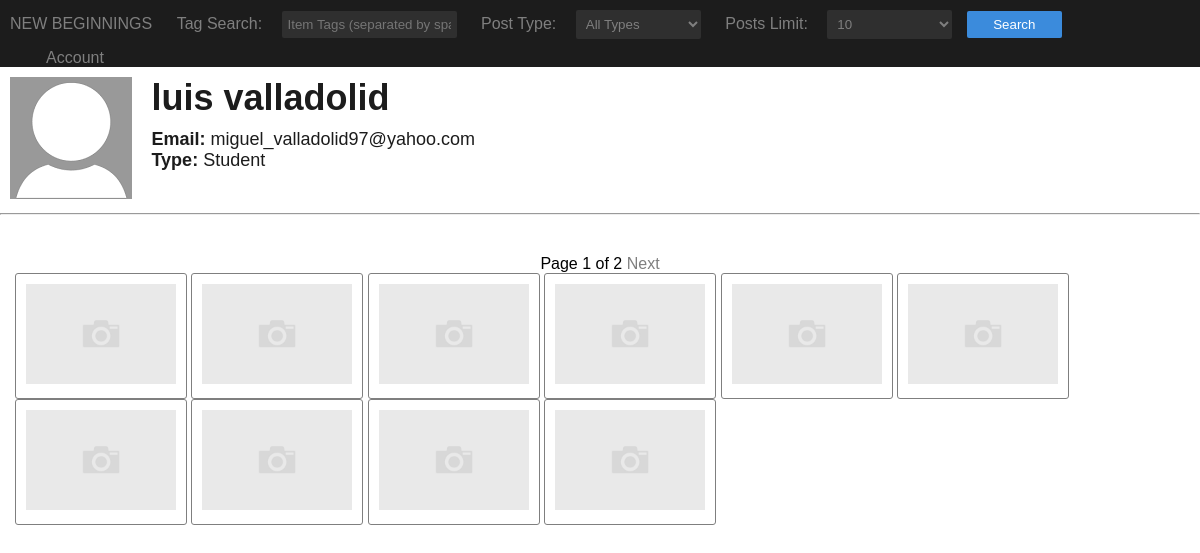
The page /profile/?user=11 on the database its author committed.
### post/models.py (models this page shows)
class User(models.Model):
    user_name = models.CharField(max_length=50)
    user_email = models.EmailField()
    user_password = models.CharField(max_length=16)
    user_type = models.CharField(max_length=20, choices=user_choices, default='student', validators=[valid_user_type])
    user_pic = models.ImageField(upload_to='img/user/', default='img/user/default.png')

class Post(models.Model):
    post_owner = models.ForeignKey(User, on_delete=models.CASCADE)
    post_name = models.CharField(max_length=30)
    post_description = models.TextField()
    post_price = models.PositiveIntegerField(default=0)
    post_posted = models.DateTimeField(auto_now=True)
    post_type = models.CharField(max_length=20, choices=post_choices, default='academic', validators=[valid_post_type])
    post_course = models.CharField(default="N/A", max_length=15)
    post_pic = models.ImageField(upload_to='img/posts/', default='img/posts/default.jpg')
    post_tags = TaggableManager()

### post/views.py (the view)
# urls.py: url(r'^profile/', post.views.profile),
def profile(request, user=None):
    initial = {}
    limit = 10
    page = 1
    post = Post
    searchForm = SearchPost
    account = None
    if 'page' in request.GET:
        page = request.GET['page']
    if 'limit' in request.GET:
        if request.GET['limit'] is 15:
            limit = 15
        elif request.GET['limit'] is 20:
            limit = 20
    if user is not None:
        try:
            post = post.objects.filter(post_owner_id=user)
        except Post.DoesNotExist:
            post = Post.objects.all()
    elif 'user' in request.GET:
        post = post.objects.filter(post_owner_id=request.GET['user'])
    elif 'uid' in request.session:
        post = post.objects.filter(post_owner_id=request.session['uid'])
    if 'post_type' in request.GET:
        if request.GET['post_type'] == 'academic' or request.GET['post_type'] == 'office':
            post = post.objects.filter(post_type=request.GET['post_type'])
        else:
            post = Post.objects.all()
    if 'post_tags' in request.GET:
        if request.GET['post_tags']:
            post = Post.objects.filter(post_tags__name__in=request.GET['post_tags'].split())
    if 'post_type' in request.GET:
        initial['post_type'] = request.GET['post_type']
    if 'limit' in request.GET:
        initial['limit'] = request.GET['limit']
    if 'post_tags' in request.GET:
        initial['post_tags'] = request.GET['post_tags']
    if user is not None:
        account = User.objects.get(id=user)
        searchForm = SearchPost(initial=initial, userId=user)
    elif 'user' in request.GET:
        account = User.objects.get(id=request.GET['user'])
        searchForm = SearchPost(initial=initial, userId=request.GET['user'])
    elif 'uid' in request.session:
        account = User.objects.get(id=request.session['uid'])
        searchForm = SearchPost(initial=initial, userId=request.session['uid'])
    page = int(page)
    pages = math.ceil(post.count() / limit)
    post = post.order_by("-post_posted")
    paginator = Paginator(post, limit)
    try:
        paginator = paginator.page(page)
    except PageNotAnInteger:
        paginator = paginator.page(1)
    except EmptyPage:
        paginator = paginator.page(paginator.num_pages)
    return render(request, 'profile.html', {'page': page, 'pages': pages, 'data': paginator, 'form': searchForm, 'account': account})

### post/forms.py
class SearchPost(forms.ModelForm):
    post_type = forms.CharField(required=True, label="Post Type", widget=forms.Select(choices=post_choices))
    limit = forms.CharField(label="Posts Limit", widget=forms.Select(choices=post_limit_choices, attrs={'required': True}))
    post_tags = forms.CharField(required=False, label='Tag Search', widget=forms.TextInput(attrs={'required': False, 'placeholder': 'Item Tags (separated by space)...'}))
    user = forms.CharField()
    class Meta:
        model = Post
        fields = ['post_tags']
        help_texts ={
            'post_tags': '',
        }
        labels = {
            'post_tags': 'Tag Search'
        }
    def __init__(self, userId=None, *args, **kwargs):
        super(SearchPost, self).__init__(*args, **kwargs)
        if userId is None:
            del self.fields['user']
        else:
            self.fields['user'] = forms.CharField(widget=forms.HiddenInput(attrs={'value': userId}))

### post/templatetags/filter.py (called while the page is built)
@register.filter
def getUser(sessions):
    if 'uid' in sessions:
        return sessions['uid']
    else:
        return None

### post/templates/profile.html (shortened to what this page needs)
{% load static %}
{% load filter %}
<!DOCTYPE html>
<html lang="en">
<head>
    <link rel="stylesheet" href="{% static 'style.css' %}">
</head>
<body>
    <div id="nav">
        <form action="/profile/" method="GET" id="frmSearch">
            <p style="text-transform: uppercase;"><a href="/">New Beginnings</a></p>
            {{ form.as_p }}
            <input type="submit" value="Search" id="search">
            <ul>
                <li>
                    Account
                </li>
            </ul>
        </form>
    </div>
    <div id="user">
        <div id="info">
            <div id="img"><img src="{{ account.user_pic.url }}" alt=""></div>
            <div id="details">
                <div id="name"><h1>{{ account.user_name }}</h1></div>
                <div id="email"><b>Email:</b> {{ account.user_email }}</div>
                <div id="type"><b>Type:</b> {% if account.user_type == 'student' %} Student {% else %} Professor {% endif %}</div>
            </div>
        </div>
    </div>
    <hr>
    <div id="posts">
        {% if pages != 0 or pages != '0' %}
            <div style="margin-top: 25px; text-align: center;" id="postControls">
                    Page {{ page }} of {{ pages }}
                {% if page < pages %}
                    <a href="#" id="nextPage" data-page="{{ page|add:1 }}">Next</a>
                {% endif %}
            </div>
            {% for d in data %}
                <div class="post">
                    <a href="{{ d.post_pic.url }}"> <img src="{{ d.post_pic.url }}" alt="{{ d.post_name }}"></a>
                </div>
            {% endfor %}
        {% else %}
            <div style="text-transform: uppercase; text-align: center; margin-top: 25px;"><h1>There are no posts!</h1></div>
        {% endif %}
    </div>
</body>
</html>

### static/style.css (style rules this page uses)
* { margin: 0; padding: 0; box-sizing: border-box; font-family: sans-serif; outline: none; }
a { text-decoration: none; color: #7f7f7f; }
#nav { background-color: #1c1c1c; color: #7f7f7f; }
form p { display: inline-block; }
#nav form p label { margin-right: 15px; }
form p input, form p textarea { border: 0; padding: 6px; color: #ffffff; border-radius: 2px; background-color: #2f2f2f; }
#nav form p { margin: 10px; }
form p input[name=post_tags] { width: 175px; transition: width ease-in-out 0.4s; }
form p select { border: 0; width: 125px; padding: 6px; color: #7f7f7f; border-radius: 2px; background-color: #2f2f2f; }
#nav form #search, #btn { border: 0; width: 95px; padding: 6px; color: #ffffff; border-radius: 2px; cursor: pointer; background-color: #3b8bdc; transition: background-color ease-in-out 0.2s; }
#nav ul { display: inline-block; text-align: center; }
#nav ul > li { position: relative; list-style-type: none; width: 150px; cursor: pointer; }
#posts { padding: 15px; }
.post { display: inline-block; padding: 10px; border: 1px solid #7f7f7f; border-radius: 3px; }
.post img { width: 150px; }
#user { padding: 10px; }
#user #info > div { display: inline-block; vertical-align: top; }
#user #info #details { margin-left: 15px; font-size: 18px; color: #1c1c1c; }
#user #info #details #name { margin-bottom: 10px; }

### rows shown on the page
User: user_pic (placeholder picture), user_name "luis valladolid", user_email "miguel_valladolid97@yahoo.com"
Post: post_pic (placeholder picture)
Post: post_pic (placeholder picture)
Post: post_pic (placeholder picture)
Post: post_pic (placeholder picture)
Post: post_pic (placeholder picture)
Post: post_pic (placeholder picture)
Post: post_pic (placeholder picture)
Post: post_pic (placeholder picture)
Post: post_pic (placeholder picture)
Post: post_pic (placeholder picture)

### other values the page prints
{{ page }} "1"
{{ pages }} "2"
